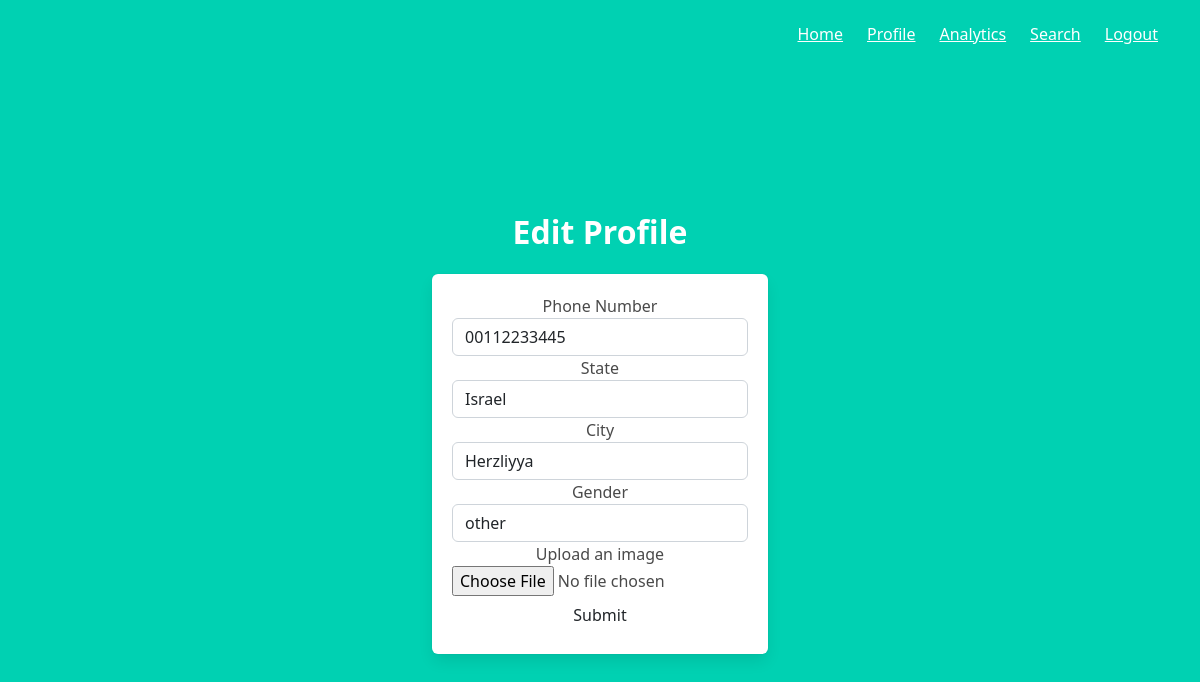
Screenshot of /edit_profile (signed in) with the database file from the repository.
### website/models.py (models this page shows)
class User(UserMixin, db.Model):
    id = db.Column(db.Integer, primary_key=True) # primary keys are required by SQLAlchemy
    email = db.Column(db.String(50), unique=True)
    full_name = db.Column(db.String(20))
    password = db.Column(db.String(100))
    phone_number = db.Column(db.String(15))
    state = db.Column(db.String(50))
    city = db.Column(db.String(50))
    gender = db.Column(db.String(10))
    profession = db.Column(db.String(50))
    addition_details = db.Column(db.Text)
    img = db.Column(db.String(500))
    img_name = db.Column(db.String(500))
    vehicles = db.relationship('Vehicle') # One to many

### website/views.py (the view, shortened to what this page needs)
@views.route('/edit_profile', methods=['GET', 'POST'])
@login_required
def edit_profile():
    form = ProfileForm()
    user = User.query.filter_by(id=current_user.id).first()
    form.phone_number.data = user.phone_number
    form.state.data = user.state
    form.city.data = user.city
    form.gender.data = user.gender
    return render_template('edit_profile.html', user=current_user, form=form)

### website/forms.py
class ProfileForm(FlaskForm):
    phone_number = StringField('Phone Number')
    state = StringField('State')
    city = SelectField('City', choices=[(x['city'], x['city']) for x in CITIES_DICT])
    gender = SelectField('Gender', choices=[('male', 'male'), ('female', 'female'), ('other', 'other')])
    img = FileField('Upload an image')
    submit = SubmitField('Submit')

### website/__init__.py (called while the page is built)
def create_app():
    app = Flask(__name__)
    app.config['SECRET_KEY'] = SECRET_KEY
    app.config['SQLALCHEMY_DATABASE_URI'] = SQLALCHEMY_DATABASE_URI
    db.init_app(app)
    bootstrap.init_app(app)
    login_manager = LoginManager()
    login_manager.login_view = 'auth.login'
    login_manager.init_app(app)
    from .models import User
    create_database(app)
    @login_manager.user_loader
    def load_user(user_id):
        return User.query.get(int(user_id))
    from .views import search_filter, page_not_found
    app.register_error_handler(404, page_not_found)
    from .auth import auth as auth_blueprint
    app.register_blueprint(auth_blueprint)
    from .views import views as views_blueprint
    app.register_blueprint(views_blueprint)
    app.jinja_env.globals.update(search_filter=search_filter)
    return app

### website/templates/edit_profile.html (shortened to what this page needs)
{% extends "base.html" %}
{% import "bootstrap/wtf.html" as wtf %}
{% block content %}
    <div class="column is-4 is-offset-4">
        <h3 class="title">Edit Profile</h3>
        <div class="box">
            {{ wtf.quick_form(form) }}
        </div>
    </div>
{% endblock %}

### rows the page displays
User: phone_number "00112233445", state "Israel", city "Herzliyya", gender "other"
